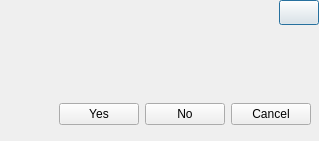
<?xml version="1.0" encoding="UTF-8"?>
<ui version="4.0">
 <class>MessageBox</class>
 <widget class="QDialog" name="MessageBox">
  <property name="geometry">
   <rect>
    <x>0</x>
    <y>0</y>
    <width>319</width>
    <height>141</height>
   </rect>
  </property>
  <property name="windowTitle">
   <string>MessageBox</string>
  </property>
  <layout class="QVBoxLayout" name="verticalLayout_2" stretch="0,0">
   <property name="spacing">
    <number>0</number>
   </property>
   <property name="leftMargin">
    <number>0</number>
   </property>
   <property name="topMargin">
    <number>0</number>
   </property>
   <property name="rightMargin">
    <number>0</number>
   </property>
   <property name="bottomMargin">
    <number>0</number>
   </property>
   <item>
    <widget class="QFrame" name="title">
     <property name="maximumSize">
      <size>
       <width>16777215</width>
       <height>25</height>
      </size>
     </property>
     <layout class="QHBoxLayout" name="horizontalLayout">
      <property name="spacing">
       <number>0</number>
      </property>
      <property name="leftMargin">
       <number>0</number>
      </property>
      <property name="topMargin">
       <number>0</number>
      </property>
      <property name="rightMargin">
       <number>0</number>
      </property>
      <property name="bottomMargin">
       <number>0</number>
      </property>
      <item>
       <widget class="QLabel" name="labTitle">
        <property name="text">
         <string/>
        </property>
       </widget>
      </item>
      <item>
       <spacer name="horizontalSpacer">
        <property name="orientation">
         <enum>Qt::Horizontal</enum>
        </property>
        <property name="sizeHint" stdset="0">
         <size>
          <width>204</width>
          <height>20</height>
         </size>
        </property>
       </spacer>
      </item>
      <item>
       <widget class="PushButton" name="btnClose">
        <property name="enabled">
         <bool>true</bool>
        </property>
        <property name="sizePolicy">
         <sizepolicy hsizetype="Preferred" vsizetype="Preferred">
          <horstretch>0</horstretch>
          <verstretch>0</verstretch>
         </sizepolicy>
        </property>
        <property name="toolTip">
         <string notr="true">close</string>
        </property>
        <property name="text">
         <string notr="true"/>
        </property>
        <property name="icon">
         <iconset>
          <normaloff>:/Images/images/close_blue.png</normaloff>:/Images/images/close_blue.png</iconset>
        </property>
       </widget>
      </item>
     </layout>
    </widget>
   </item>
   <item>
    <widget class="QFrame" name="content">
     <layout class="QGridLayout" name="gridLayout">
      <property name="leftMargin">
       <number>6</number>
      </property>
      <property name="topMargin">
       <number>0</number>
      </property>
      <property name="rightMargin">
       <number>6</number>
      </property>
      <property name="bottomMargin">
       <number>6</number>
      </property>
      <property name="spacing">
       <number>0</number>
      </property>
      <item row="0" column="0">
       <layout class="QHBoxLayout" name="hlContent" stretch="0,1">
        <property name="spacing">
         <number>2</number>
        </property>
        <item>
         <widget class="QLabel" name="icon">
          <property name="minimumSize">
           <size>
            <width>50</width>
            <height>0</height>
           </size>
          </property>
          <property name="text">
           <string/>
          </property>
          <property name="alignment">
           <set>Qt::AlignCenter</set>
          </property>
         </widget>
        </item>
        <item>
         <layout class="QVBoxLayout" name="vlContent" stretch="0,0">
          <property name="spacing">
           <number>2</number>
          </property>
          <item>
           <widget class="QLabel" name="text">
            <property name="text">
             <string notr="true"/>
            </property>
            <property name="textFormat">
             <enum>Qt::RichText</enum>
            </property>
            <property name="alignment">
             <set>Qt::AlignCenter</set>
            </property>
           </widget>
          </item>
          <item>
           <layout class="QHBoxLayout" name="hlButton">
            <property name="bottomMargin">
             <number>10</number>
            </property>
            <item>
             <spacer name="hsLeft">
              <property name="orientation">
               <enum>Qt::Horizontal</enum>
              </property>
              <property name="sizeHint" stdset="0">
               <size>
                <width>40</width>
                <height>20</height>
               </size>
              </property>
             </spacer>
            </item>
            <item>
             <widget class="QPushButton" name="btnYes">
              <property name="text">
               <string>Yes</string>
              </property>
             </widget>
            </item>
            <item>
             <widget class="QPushButton" name="btnNo">
              <property name="text">
               <string>No</string>
              </property>
             </widget>
            </item>
            <item>
             <widget class="QPushButton" name="btnCancel">
              <property name="text">
               <string>Cancel</string>
              </property>
             </widget>
            </item>
            <item>
             <spacer name="hsRight">
              <property name="orientation">
               <enum>Qt::Horizontal</enum>
              </property>
              <property name="sizeHint" stdset="0">
               <size>
                <width>40</width>
                <height>20</height>
               </size>
              </property>
             </spacer>
            </item>
           </layout>
          </item>
         </layout>
        </item>
       </layout>
      </item>
     </layout>
    </widget>
   </item>
  </layout>
 </widget>
 <layoutdefault spacing="6" margin="11"/>
 <customwidgets>
  <customwidget>
   <class>PushButton</class>
   <extends>QPushButton</extends>
   <header>PushButton.h</header>
  </customwidget>
 </customwidgets>
 <resources>
  <include location="../Resources/QtBaseUIResource.qrc"/>
 </resources>
 <connections/>
</ui>
